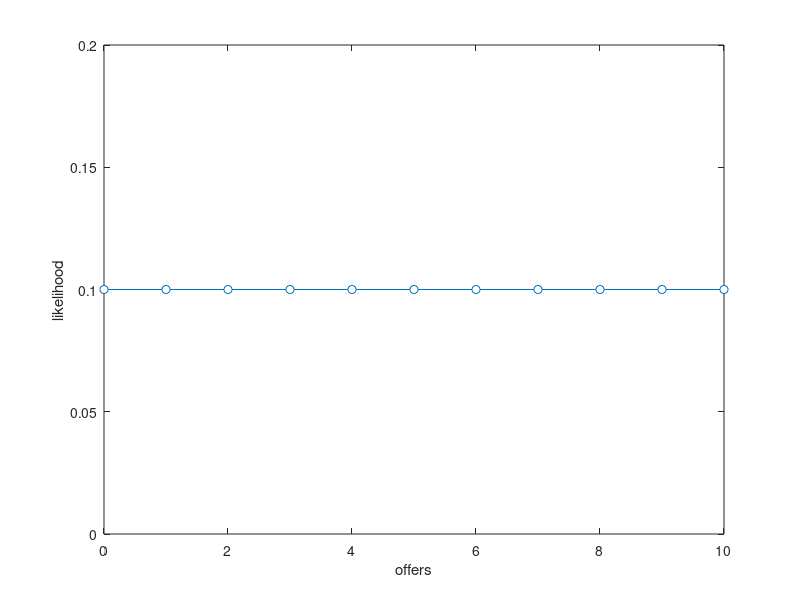
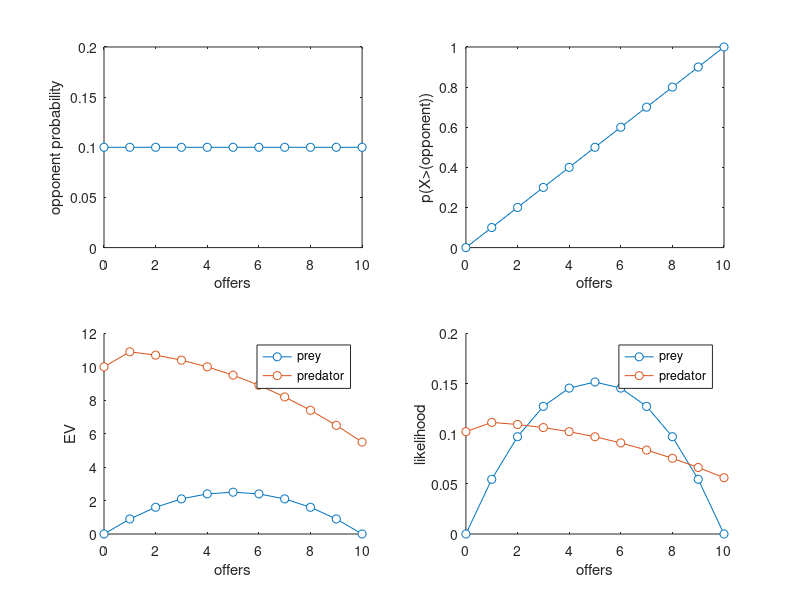
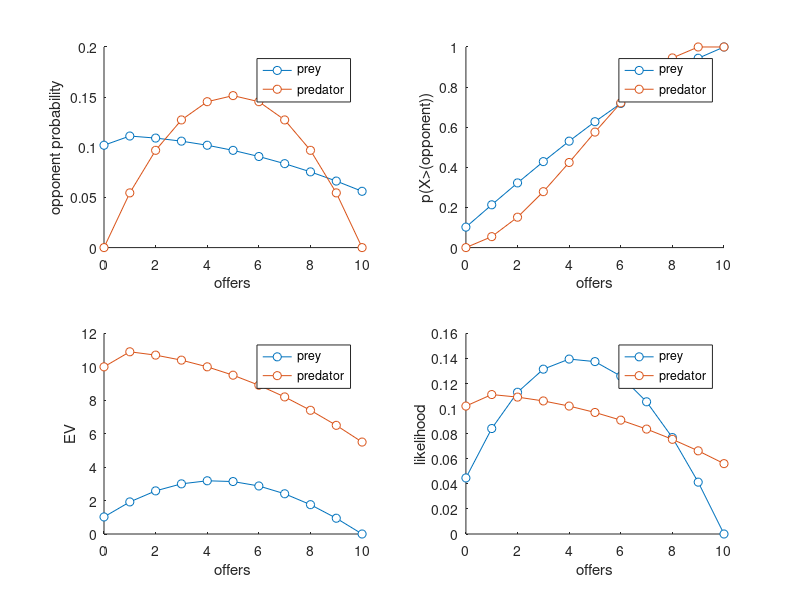

Recreate these plots in MATLAB, in order.
clear
close all
clc



offers  = 0:1:10;
endow   = 10*ones(1,numel(offers));% parameters of the simulation


%% level-0
% at level 0, players play at random

opp =  makedist('uniform','lower',offers(1),'upper',offers(end));           % estimate the pdf from the pC
X = pdf(opp, offers);
figure;
set(gcf,'Color',[1,1,1])
plot(offers,X,'-o',...
    'MarkerFaceColor',[1,1,1])
set(gca,'YLim',[0 .2])
xlabel('offers')
ylabel('likelihood')


%% level-1
% at level 1, players expect opponents to be level-0 player

opp =  makedist('Uniform','lower',offers(1),'upper',offers(end));           % estimate the pdf from the pC
X = pdf(opp, offers);
Y = cumsum(X)-X(1);

EVprey     = (endow - offers).* (Y);                       % compute EV of the offers given current model
% EVpred     = (endow - offers) + (endow - offers).* (Y);   % compute EV of the offers given current model
EVpred = NaN(1, length(offers));
for tc = 1:length(EVpred)
    EVpred(tc) = ((endow(tc) - offers(tc))) + sum((endow(1:tc) - offers(1:tc)) .* (X(1:tc)));
end
EVpred(1) = 10; % EV for an investment of 0 should always be 10


PCprey     = EVprey./sum(EVprey);                       % compute EV of the offers given current model
PCpred     = EVpred./sum(EVpred);   

figure
set(gcf,'Color',[1,1,1])

subplot(2,2,1)
plot(offers,X,'-o',...
    'MarkerFaceColor',[1,1,1])
xlabel('offers')
ylabel('opponent probability')
set(gca,'YLim',[0 .2])

subplot(2,2,2)
plot(offers,Y,'-o',...
    'MarkerFaceColor',[1,1,1])
xlabel('offers')
ylabel('p(X>(opponent))')

subplot(2,2,3)
hold on
plot(offers,EVprey,'-o',...
    'MarkerFaceColor',[1,1,1])
plot(offers,EVpred,'-o',...
    'MarkerFaceColor',[1,1,1])
xlabel('offers')
ylabel('EV')
legend('prey','predator')

subplot(2,2,4)
hold on
plot(offers,PCprey,'-o',...
    'MarkerFaceColor',[1,1,1])
plot(offers,PCpred,'-o',...
    'MarkerFaceColor',[1,1,1])
xlabel('offers')
ylabel('likelihood')
legend('prey','predator')


%% level-2
% at level 2, players expect opponent to be level-1 players

XPrey = PCprey;
XPred = PCpred;

YPrey = cumsum(XPrey);
YPred = cumsum(XPred);

EVprey     = (endow - offers).* (YPred);                       % compute EV of the offers given current model
% EVpred     = (endow - offers) + (endow - offers).* (Y);   % compute EV of the offers given current model
EVpred = NaN(1, length(offers));
for tc = 1:length(EVpred)
    EVpred(tc) = ((endow(tc) - offers(tc))) + sum((endow(1:tc) - offers(1:tc)) .* (X(1:tc)));
end
EVpred(1) = 10; % EV for an investment of 0 should always be 10

PCprey     = EVprey./sum(EVprey);                       % compute EV of the offers given current model
PCpred     = EVpred./sum(EVpred);     


figure
set(gcf,'Color',[1,1,1])
subplot(2,2,1)
hold on
plot(offers,XPred,'-o',...
    'MarkerFaceColor',[1,1,1])
plot(offers,XPrey,'-o',...
    'MarkerFaceColor',[1,1,1])
xlabel('offers')
ylabel('opponent probability')
legend('prey','predator')

subplot(2,2,2)
hold on
plot(offers,YPred,'-o',...
    'MarkerFaceColor',[1,1,1])
plot(offers,YPrey,'-o',...
    'MarkerFaceColor',[1,1,1])
xlabel('offers')
ylabel('p(X>(opponent))')
legend('prey','predator')

subplot(2,2,3)
hold on
plot(offers,EVprey,'-o',...
    'MarkerFaceColor',[1,1,1])
plot(offers,EVpred,'-o',...
    'MarkerFaceColor',[1,1,1])
xlabel('offers')
ylabel('EV')
legend('prey','predator')

subplot(2,2,4)
hold on
plot(offers,PCprey,'-o',...
    'MarkerFaceColor',[1,1,1])
plot(offers,PCpred,'-o',...
    'MarkerFaceColor',[1,1,1])
xlabel('offers')
ylabel('likelihood')
legend('prey','predator')

